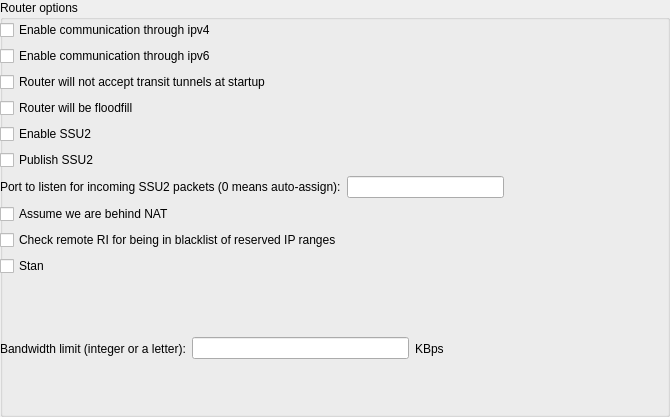
     <widget class="QGroupBox" name="routerOptionsGroupBox">
      <property name="sizePolicy">
       <sizepolicy hsizetype="Preferred" vsizetype="Preferred">
        <horstretch>0</horstretch>
        <verstretch>0</verstretch>
       </sizepolicy>
      </property>
      <property name="minimumSize">
       <size>
        <width>0</width>
        <height>417</height>
       </size>
      </property>
      <property name="maximumSize">
       <size>
        <width>16777215</width>
        <height>417</height>
       </size>
      </property>
      <property name="title">
       <string>Router options</string>
      </property>
      <widget class="QWidget" name="verticalLayoutWidget_11">
       <property name="geometry">
        <rect>
         <x>0</x>
         <y>20</y>
         <width>661</width>
         <height>535</height>
        </rect>
       </property>
       <layout class="QVBoxLayout" name="verticalLayout_11">
        <item>
         <widget class="QCheckBox" name="ipv4CheckBox">
          <property name="text">
           <string>Enable communication through ipv4</string>
          </property>
         </widget>
        </item>
        <item>
         <widget class="QCheckBox" name="ipv6CheckBox">
          <property name="text">
           <string>Enable communication through ipv6</string>
          </property>
         </widget>
        </item>
        <item>
         <widget class="QCheckBox" name="notransitCheckBox">
          <property name="text">
           <string>Router will not accept transit tunnels at startup</string>
          </property>
         </widget>
        </item>
        <item>
         <widget class="QCheckBox" name="floodfillCheckBox">
          <property name="text">
           <string>Router will be floodfill</string>
          </property>
         </widget>
        </item>
        <item>
         <widget class="QCheckBox" name="ssu2enabledCheckBox">
          <property name="text">
           <string>Enable SSU2</string>
          </property>
         </widget>
        </item>
        <item>
         <widget class="QCheckBox" name="ssu2publishedCheckBox">
          <property name="text">
           <string>Publish SSU2</string>
          </property>
         </widget>
        </item>
        <item>
         <layout class="QHBoxLayout" name="ssu2horizontalLayout">
          <item>
           <widget class="QLabel" name="ssu2portLabel">
            <property name="text">
             <string>Port to listen for incoming SSU2 packets (0 means auto-assign):</string>
            </property>
           </widget>
          </item>
          <item>
           <widget class="QLineEdit" name="ssu2portLineEdit"/>
          </item>
          <item>
           <spacer name="ssu2horizontalSpacer">
            <property name="orientation">
             <enum>Qt::Horizontal</enum>
            </property>
            <property name="sizeHint" stdset="0">
             <size>
              <width>40</width>
              <height>20</height>
             </size>
            </property>
           </spacer>
          </item>
         </layout>
        </item>
        <item>
         <widget class="QCheckBox" name="natCheckBox">
          <property name="text">
           <string>Assume we are behind NAT</string>
          </property>
         </widget>
        </item>
        <item>
         <widget class="QCheckBox" name="reservedrange_checkbox">
          <property name="text">
           <string>Check remote RI for being in blacklist of reserved IP ranges</string>
          </property>
         </widget>
        </item>
        <item>
         <widget class="QCheckBox" name="stanCheckBox">
          <property name="enabled">
           <bool>true</bool>
          </property>
          <property name="text">
           <string>Stan</string>
          </property>
         </widget>
        </item>
        <item>
         <layout class="QHBoxLayout" name="horizontalLayout_9">
          <item>
           <widget class="QLabel" name="bandwidthLabel">
            <property name="text">
             <string>Bandwidth limit (integer or a letter):</string>
            </property>
           </widget>
          </item>
          <item>
           <widget class="QLineEdit" name="bandwidthLineEdit"/>
          </item>
          <item>
           <widget class="QLabel" name="label_8">
            <property name="text">
             <string>KBps</string>
            </property>
           </widget>
          </item>
          <item>
           <spacer name="horizontalSpacer_4">
            <property name="orientation">
             <enum>Qt::Horizontal</enum>
            </property>
            <property name="sizeHint" stdset="0">
             <size>
              <width>40</width>
              <height>20</height>
             </size>
            </property>
           </spacer>
          </item>
         </layout>
        </item>
        <item>
         <layout class="QHBoxLayout" name="horizontalLayout_10">
          <item>
           <widget class="QLabel" name="label_9">
            <property name="text">
             <string>Family (name of a family router belongs to):</string>
            </property>
           </widget>
          </item>
          <item>
           <widget class="QLineEdit" name="familyLineEdit"/>
          </item>
          <item>
           <spacer name="horizontalSpacer_6">
            <property name="orientation">
             <enum>Qt::Horizontal</enum>
            </property>
            <property name="sizeHint" stdset="0">
             <size>
              <width>40</width>
              <height>20</height>
             </size>
            </property>
           </spacer>
          </item>
         </layout>
        </item>
        <item>
         <layout class="QHBoxLayout" name="horizontalLayout_11">
          <property name="sizeConstraint">
           <enum>QLayout::SetMaximumSize</enum>
          </property>
          <item>
           <widget class="QLabel" name="label_10">
            <property name="text">
             <string>NetID (network ID router belongs to. The main I2P ID is 2):</string>
            </property>
           </widget>
          </item>
          <item>
           <widget class="QLineEdit" name="netIdLineEdit"/>
          </item>
          <item>
           <spacer name="horizontalSpacer_5">
            <property name="orientation">
             <enum>Qt::Horizontal</enum>
            </property>
            <property name="sizeHint" stdset="0">
             <size>
              <width>40</width>
              <height>20</height>
             </size>
            </property>
           </spacer>
          </item>
         </layout>
        </item>
        <item>
         <layout class="QHBoxLayout" name="horizontalLayout_48">
          <item>
           <widget class="QLabel" name="label_49">
            <property name="text">
             <string>Network interface to bind to for IPv4:</string>
            </property>
           </widget>
          </item>
          <item>
           <widget class="QLineEdit" name="ifname4LineEdit"/>
          </item>
         </layout>
        </item>
        <item>
         <layout class="QHBoxLayout" name="horizontalLayout_50">
          <item>
           <widget class="QLabel" name="label_50">
            <property name="text">
             <string>Network interface to bind to for IPv6:</string>
            </property>
           </widget>
          </item>
          <item>
           <widget class="QLineEdit" name="ifname6LineEdit"/>
          </item>
         </layout>
        </item>
        <item>
         <layout class="QHBoxLayout" name="horizontalLayout_51">
          <item>
           <widget class="QLabel" name="label_51">
            <property name="text">
             <string>Max % of bandwidth limit for transit. 0-100:</string>
            </property>
           </widget>
          </item>
          <item>
           <widget class="QLineEdit" name="shareLineEdit"/>
          </item>
          <item>
           <spacer name="horizontalSpacer_37">
            <property name="orientation">
             <enum>Qt::Horizontal</enum>
            </property>
            <property name="sizeHint" stdset="0">
             <size>
              <width>40</width>
              <height>20</height>
             </size>
            </property>
           </spacer>
          </item>
         </layout>
        </item>
       </layout>
      </widget>
     </widget>
